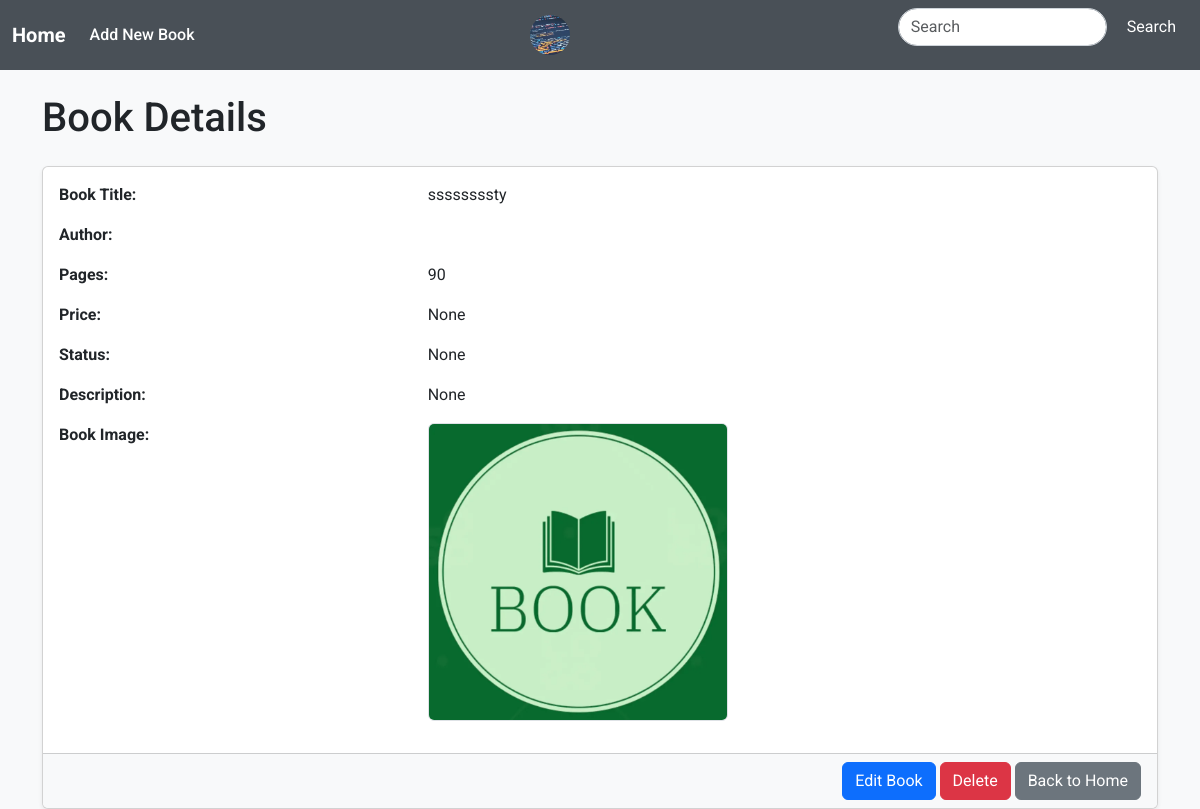
The app's page /details/14/ (signed in), older data.
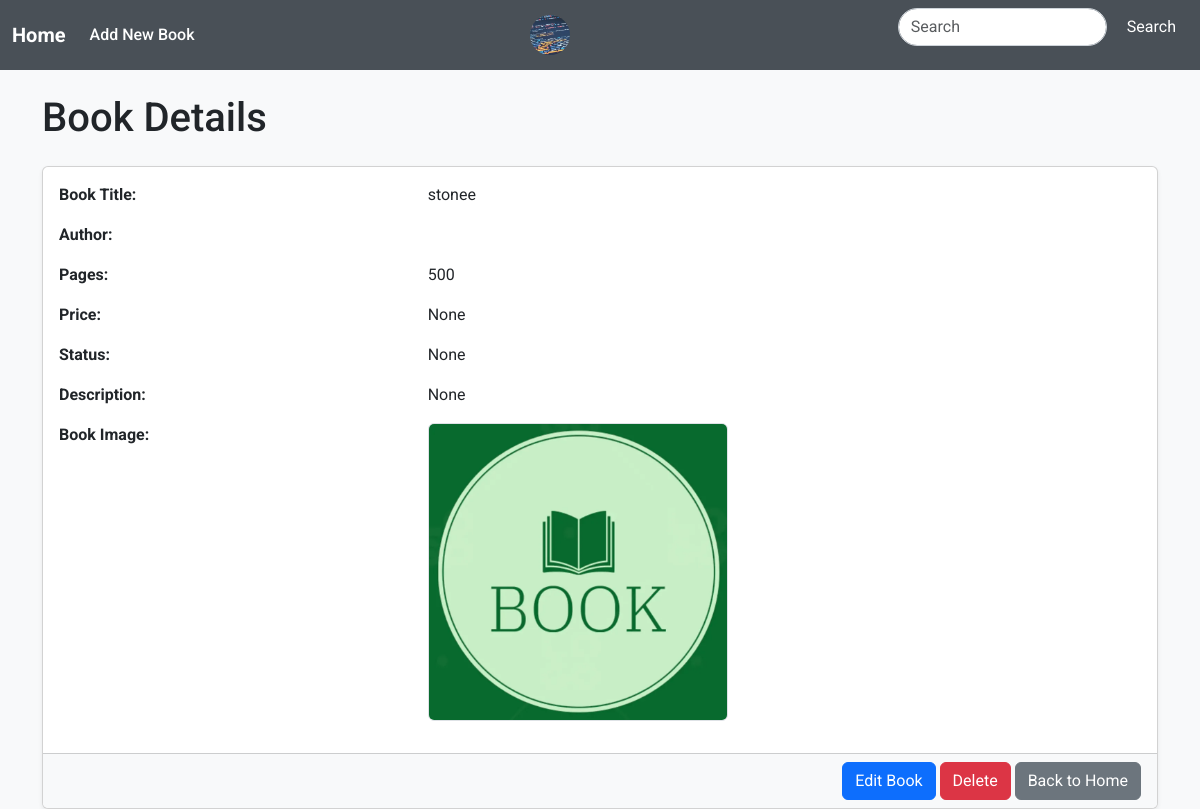
The same page, newer data.
### book/models.py (models this page shows, shortened)
class Book(models.Model):
    title = models.CharField(max_length=200)
    author = models.CharField(max_length=200, blank=True)
    photo_book = models.ImageField(upload_to='photos_books', null='True', blank=True, default='book.jpg')
    photo_author = models.ImageField(upload_to='photos_authors', null=True, blank=True)
    pages = models.IntegerField()
    price = models.DecimalField(max_digits=5, decimal_places=2,null=True, blank=True)
    descripition = models.TextField(null=True, blank=True)
    created_at = models.DateTimeField(auto_now_add=True)
    active = models.BooleanField(default=True)
    status = models.CharField(max_length=50, choices=status_books, null=True, blank=True)

### book/views.py (the view)
# urls.py: path('details/<int:pk>/', BookDetailView.as_view(), name='book_details'),
class BookDetailView(LoginRequiredMixin, DetailView):
    model = Book
    template_name = 'book/book_detail.html'
    context_object_name = 'book'

### book/templates/book/book_detail.html (shortened to what this page needs)
{% extends 'base.html' %}
{% block body %}
<div class="container mt-4">
    <h1 class="mb-4 animate__animated animate__fadeIn">Book Details</h1>
    <div class="card shadow-sm animate__animated animate__fadeIn animate__delay-1s">
        <div class="card-body">
            <div class="row mb-3">
                <div class="col-md-4">
                    <strong>Book Title:</strong>
                </div>
                <div class="col-md-8">
                    {{ book.title }}
                </div>
            </div>
            <div class="row mb-3">
                <div class="col-md-4">
                    <strong>Author:</strong>
                </div>
                <div class="col-md-8">
                </div>
            </div>
            <div class="row mb-3">
                <div class="col-md-4">
                    <strong>Pages:</strong>
                </div>
                <div class="col-md-8">
                    {{ book.pages }}
                </div>
            </div>
            <div class="row mb-3">
                <div class="col-md-4">
                    <strong>Price:</strong>
                </div>
                <div class="col-md-8">
                    {{ book.price }}
                </div>
            </div>
            <div class="row mb-3">
                <div class="col-md-4">
                    <strong>Status:</strong>
                </div>
                <div class="col-md-8">
                    {{ book.get_status_display }}
                </div>
            </div>
            <div class="row mb-3">
                <div class="col-md-4">
                    <strong>Description:</strong>
                </div>
                <div class="col-md-8">
                    {{ book.descripition }}
                </div>
            </div>
            {% if book.photo_book %}
            <div class="row mb-3">
                <div class="col-md-4">
                    <strong>Book Image:</strong>
                </div>
                <div class="col-md-8">
                    <img src="{{ book.photo_book.url }}" alt="Book Image" class="img-fluid rounded border animate__animated animate__zoomIn" style="max-width: 300px;">
                </div>
            </div>
            {% endif %}
        </div>
        <div class="card-footer text-end bg-light">
            <a href="{% url 'book:edit_book' book.pk %}" class="btn btn-primary">Edit Book</a>
            <a href="{% url 'book:delete_book' book.pk %}" class="btn btn-danger">Delete</a>
            <a href="{% url 'book:book' %}" class="btn btn-secondary">Back to Home</a>
        </div>
    </div>
</div>
{% endblock body %}

Row changes from the older to the newer data that the page shows:
changed Book "None": title "ssssssssty" → "stonee"; pages "90" → "500"
